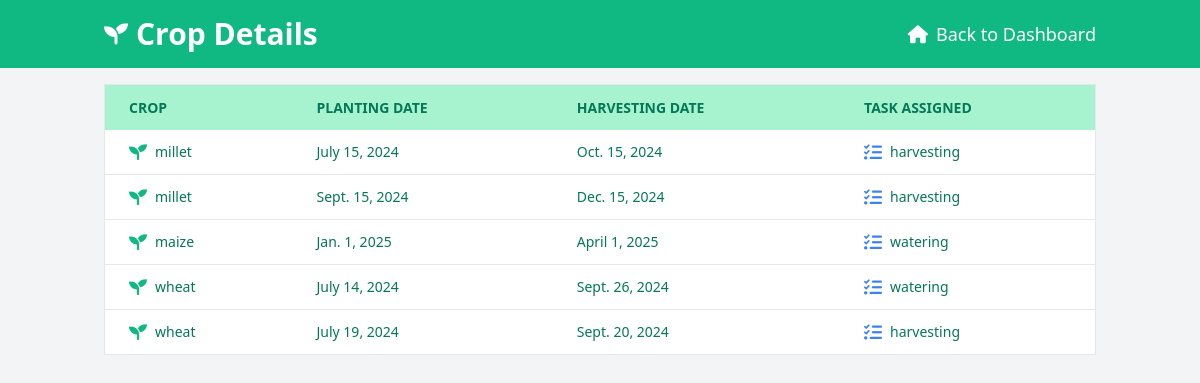
The page /dashboard/crop/ on the database as committed earlier.
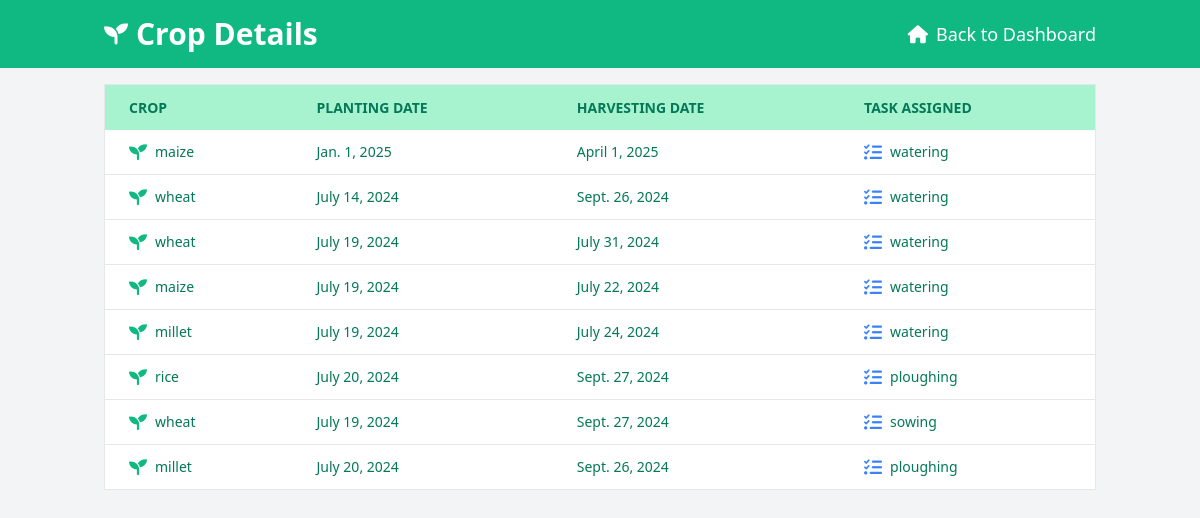
The same page on the database as committed later.
### dashboard/models.py (models this page shows, shortened)
class CropDetails(models.Model):
    CROP_CHOICES = [
        ('wheat', 'Wheat'),
        ('rice', 'Rice'),
        ('maize', 'Maize'),
        ('millet', 'Millet'),
    ]
    crop = models.CharField(max_length=20, choices=CROP_CHOICES)
    planting_date = models.DateField()
    harvesting_date = models.DateField()
    task_assigned = models.ForeignKey(AssignmentDetails, on_delete=models.CASCADE)

class AssignmentDetails(models.Model):
    TASK_CHOICES = [
        ('ploughing', 'Ploughing'),
        ('sowing', 'Sowing'),
        ('watering', 'Watering'),
        ('harvesting', 'Harvesting'),
    ]
    task = models.CharField(max_length=50, choices=TASK_CHOICES)
    start_date = models.DateField()
    end_date = models.DateField()
    assigned_to = models.ForeignKey(WorkerDetails, on_delete=models.CASCADE)
    equipment_needed = models.ForeignKey(EquipmentDetails, on_delete=models.CASCADE, related_name='assignments', null=True, blank=True)
    class Meta:
        verbose_name = "Assignment"
        verbose_name_plural = "Assignments"

### dashboard/views.py (the view)
# urls.py: path('dashboard/crop/', views.crop, name='crop'),
def crop(request):
    crops = CropDetails.objects.all()
    return render(request, 'crop.html', {'crops': crops})

### templates/crop.html (shortened to what this page needs)
<!DOCTYPE html>
<html lang="en">
<head>
    <link href="https://cdn.jsdelivr.net/npm/tailwindcss@2.2.19/dist/tailwind.min.css" rel="stylesheet">
    <link href="https://cdnjs.cloudflare.com/ajax/libs/font-awesome/6.0.0-beta3/css/all.min.css" rel="stylesheet">
</head>
<body class="bg-gray-100">
    <header class="bg-green-500 text-white py-4">
        <div class="container mx-auto px-4 flex justify-between items-center">
            <h1 class="text-3xl font-bold flex items-center">
                <i class="fas fa-seedling text-2xl mr-2"></i>
                Crop Details
            </h1>
            <a href="{% url 'dashboard' %}" class="text-lg flex items-center">
                <i class="fas fa-home mr-2"></i> Back to Dashboard
            </a>
        </div>
    </header>
    <div class="container mx-auto p-4">
        <div class="overflow-x-auto">
            <table class="min-w-full bg-white border border-gray-200">
                <thead>
                    <tr class="bg-green-200 text-green-700 uppercase text-sm leading-normal">
                        <th class="py-3 px-6 text-left">Crop</th>
                        <th class="py-3 px-6 text-left">Planting Date</th>
                        <th class="py-3 px-6 text-left">Harvesting Date</th>
                        <th class="py-3 px-6 text-left">Task Assigned</th>
                    </tr>
                </thead>
                <tbody class="text-green-700 text-sm font-light">
                    {% for crop in crops %}
                    <tr class="border-b border-gray-200 hover:bg-green-100">
                        <td class="py-3 px-6 text-left whitespace-nowrap">
                            <div class="flex items-center">
                                <i class="fas fa-seedling text-green-500 text-lg mr-2"></i>
                                <span>{{ crop.crop }}</span>
                            </div>
                        </td>
                        <td class="py-3 px-6 text-left">{{ crop.planting_date }}</td>
                        <td class="py-3 px-6 text-left">{{ crop.harvesting_date }}</td>
                        <td class="py-3 px-6 text-left">
                            {% if crop.task_assigned %}
                            <div class="flex items-center">
                                <i class="fas fa-tasks text-blue-500 text-lg mr-2"></i>
                                <span>{{ crop.task_assigned.task }}</span>
                            </div>
                            {% else %}
                            <span class="text-gray-500">Not assigned</span>
                            {% endif %}
                        </td>
                    </tr>
                    {% empty %}
                    <tr>
                        <td class="py-4 px-6 text-center text-gray-600" colspan="4">No crops available.</td>
                    </tr>
                    {% endfor %}
                </tbody>
            </table>
        </div>
    </div>
</body>
</html>

Rows that differ between the two databases and show on the page:
removed CropDetails: crop "millet", planting_date "July 15, 2024", harvesting_date "Oct. 15, 2024", task_assigned.task "harvesting"
removed CropDetails: crop "millet", planting_date "Sept. 15, 2024", harvesting_date "Dec. 15, 2024", task_assigned.task "harvesting"
removed CropDetails: crop "wheat", planting_date "July 19, 2024", harvesting_date "Sept. 20, 2024", task_assigned.task "harvesting"
added CropDetails: crop "wheat", planting_date "July 19, 2024", harvesting_date "July 31, 2024", task_assigned.task "watering"
added CropDetails: crop "maize", planting_date "July 19, 2024", harvesting_date "July 22, 2024", task_assigned.task "watering"
added CropDetails: crop "millet", planting_date "July 19, 2024", harvesting_date "July 24, 2024", task_assigned.task "watering"
added CropDetails: crop "rice", planting_date "July 20, 2024", harvesting_date "Sept. 27, 2024", task_assigned.task "ploughing"
added CropDetails: crop "wheat", planting_date "July 19, 2024", harvesting_date "Sept. 27, 2024", task_assigned.task "sowing"
added CropDetails: crop "millet", planting_date "July 20, 2024", harvesting_date "Sept. 26, 2024", task_assigned.task "ploughing"
